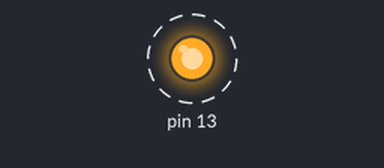
The sketch below on a simulated Arduino Uno, built with avr-gcc and run on an emulated ATmega328P. On the bench: output pins drawn as LEDs (lit = HIGH). Dashed ring = blinking.

Above: at 0.2 s.
Timing chart, 0 to 3.0 s (numbered marks = the images above):
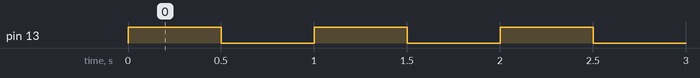

The sketch:

LED_BLINK.ino
```cpp
#include <Arduino.h>
const uint8_t LED_PIN {13U};

void setup() {
  // put your setup code here, to run once:
  pinMode(LED_PIN, OUTPUT); //방어막 해제, OUTPUT- 전류가 밖으로 나간다.

}

void loop() {
  // put your main code here, to run repeatedly:
  digitalWrite(LED_PIN, HIGH); //HIGH-> 13번 핀에 5V 출력 (4.7~4.9V) 정도 출력이고 25mA
  delay(500UL); //1초 딜레이
  digitalWrite(LED_PIN, LOW); //LOW -> 전력을 끔
  delay(500UL); //1초 딜레이
}
```

Measured:
- by itself, pin 13: alternates HIGH for 0.50 s and LOW for 0.50 s
